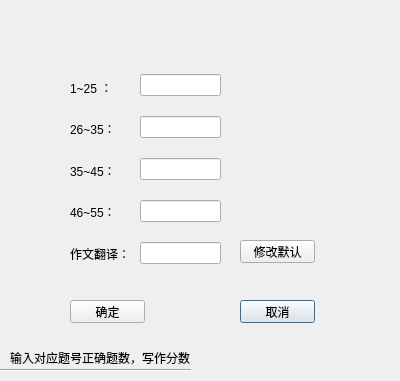
<?xml version="1.0" encoding="UTF-8"?>
<ui version="4.0">
 <class>calcuDialog</class>
 <widget class="QDialog" name="calcuDialog">
  <property name="geometry">
   <rect>
    <x>0</x>
    <y>0</y>
    <width>400</width>
    <height>381</height>
   </rect>
  </property>
  <property name="windowTitle">
   <string>Dialog</string>
  </property>
  <widget class="QPushButton" name="nopushButton">
   <property name="geometry">
    <rect>
     <x>240</x>
     <y>300</y>
     <width>75</width>
     <height>23</height>
    </rect>
   </property>
   <property name="text">
    <string>取消</string>
   </property>
  </widget>
  <widget class="QPushButton" name="yespushButton">
   <property name="geometry">
    <rect>
     <x>70</x>
     <y>300</y>
     <width>75</width>
     <height>23</height>
    </rect>
   </property>
   <property name="text">
    <string>确定</string>
   </property>
  </widget>
  <widget class="QWidget" name="verticalLayoutWidget_2">
   <property name="geometry">
    <rect>
     <x>140</x>
     <y>60</y>
     <width>81</width>
     <height>221</height>
    </rect>
   </property>
   <layout class="QVBoxLayout" name="verticalLayout_2">
    <item>
     <widget class="QLineEdit" name="lineEdit"/>
    </item>
    <item>
     <widget class="QLineEdit" name="lineEdit_2"/>
    </item>
    <item>
     <widget class="QLineEdit" name="lineEdit_3"/>
    </item>
    <item>
     <widget class="QLineEdit" name="lineEdit_4"/>
    </item>
    <item>
     <widget class="QLineEdit" name="writingLineEdit"/>
    </item>
   </layout>
  </widget>
  <widget class="QWidget" name="verticalLayoutWidget">
   <property name="geometry">
    <rect>
     <x>70</x>
     <y>70</y>
     <width>81</width>
     <height>201</height>
    </rect>
   </property>
   <layout class="QVBoxLayout" name="verticalLayout">
    <item>
     <widget class="QLabel" name="label">
      <property name="text">
       <string>1~25 ：</string>
      </property>
     </widget>
    </item>
    <item>
     <widget class="QLabel" name="label_2">
      <property name="text">
       <string>26~35：</string>
      </property>
     </widget>
    </item>
    <item>
     <widget class="QLabel" name="label_3">
      <property name="text">
       <string>35~45：</string>
      </property>
     </widget>
    </item>
    <item>
     <widget class="QLabel" name="label_4">
      <property name="text">
       <string>46~55：</string>
      </property>
     </widget>
    </item>
    <item>
     <widget class="QLabel" name="label_5">
      <property name="text">
       <string>作文翻译：</string>
      </property>
     </widget>
    </item>
   </layout>
  </widget>
  <widget class="QPushButton" name="setpushButton">
   <property name="geometry">
    <rect>
     <x>240</x>
     <y>240</y>
     <width>75</width>
     <height>23</height>
    </rect>
   </property>
   <property name="text">
    <string>修改默认</string>
   </property>
  </widget>
  <widget class="QLabel" name="label_6">
   <property name="geometry">
    <rect>
     <x>10</x>
     <y>350</y>
     <width>211</width>
     <height>16</height>
    </rect>
   </property>
   <property name="text">
    <string>输入对应题号正确题数，写作分数</string>
   </property>
  </widget>
  <widget class="Line" name="line">
   <property name="geometry">
    <rect>
     <x>0</x>
     <y>360</y>
     <width>191</width>
     <height>20</height>
    </rect>
   </property>
   <property name="orientation">
    <enum>Qt::Horizontal</enum>
   </property>
  </widget>
  <widget class="QLabel" name="umbrellaLabel">
   <property name="geometry">
    <rect>
     <x>270</x>
     <y>0</y>
     <width>141</width>
     <height>111</height>
    </rect>
   </property>
   <property name="text">
    <string/>
   </property>
   <property name="pixmap">
    <pixmap resource="icon.qrc">:/images/umbrella.png</pixmap>
   </property>
   <property name="scaledContents">
    <bool>true</bool>
   </property>
  </widget>
 </widget>
 <resources>
  <include location="icon.qrc"/>
 </resources>
 <connections>
  <connection>
   <sender>nopushButton</sender>
   <signal>clicked()</signal>
   <receiver>calcuDialog</receiver>
   <slot>reject()</slot>
   <hints>
    <hint type="sourcelabel">
     <x>317</x>
     <y>244</y>
    </hint>
    <hint type="destinationlabel">
     <x>316</x>
     <y>176</y>
    </hint>
   </hints>
  </connection>
  <connection>
   <sender>yespushButton</sender>
   <signal>clicked()</signal>
   <receiver>calcuDialog</receiver>
   <slot>accept()</slot>
   <hints>
    <hint type="sourcelabel">
     <x>110</x>
     <y>237</y>
    </hint>
    <hint type="destinationlabel">
     <x>64</x>
     <y>168</y>
    </hint>
   </hints>
  </connection>
 </connections>
</ui>
